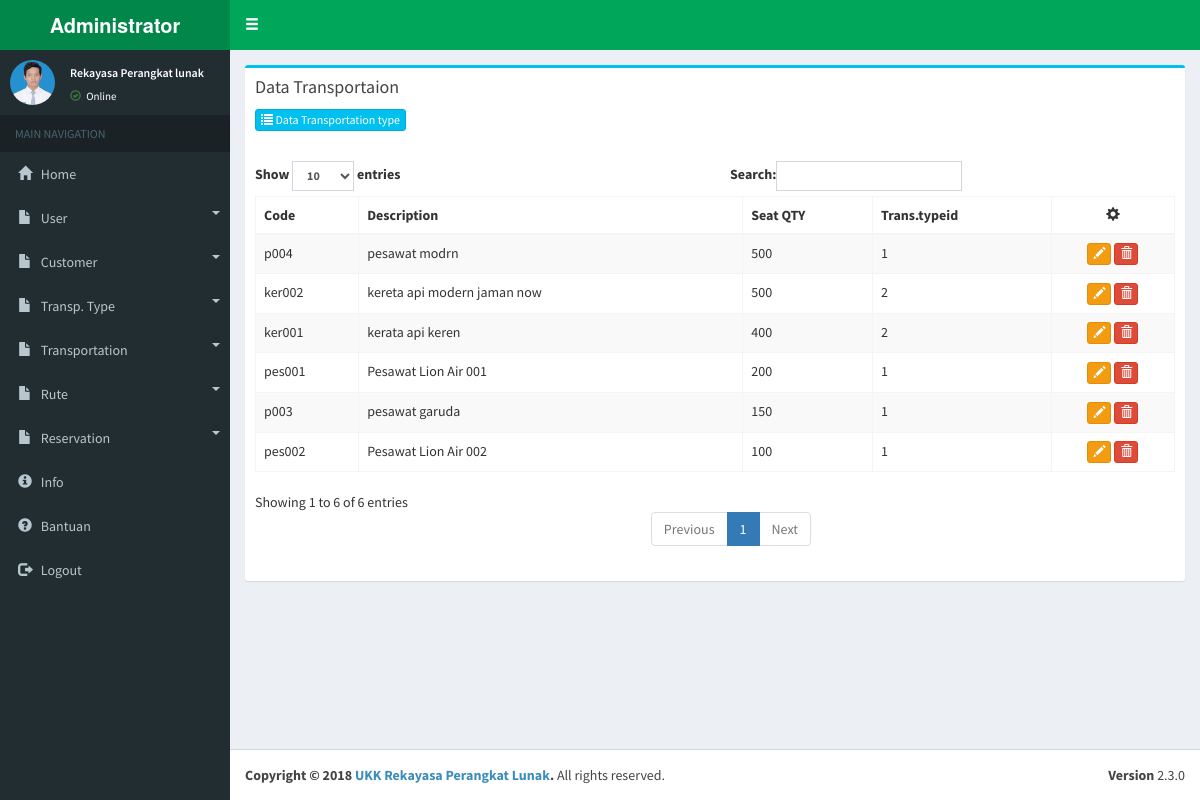
Page /admin/index.php?page=list_transp (signed in) on the committed database.
### tables this page shows
CREATE TABLE IF NOT EXISTS `transportation` (
  `id_transp` int(11) NOT NULL,
  `code` varchar(10) NOT NULL,
  `description` text NOT NULL,
  `seat_qty` int(11) NOT NULL,
  `transportation_typeid` int(11) NOT NULL
);

### admin/data/s-transp.php (the view, shortened to what this page needs)
<div class="row">
	<div class="col-xs-12">
		<div class="box box-info">
			<div class="box-header">
				<h4 class="box-title">Data Transportaion</h4>
				<p><button type="button" class="btn btn-info btn-xs" data-toggle="modal" data-target="#data-jenis"><span class="glyphicon glyphicon-list"></span> Data Transportation type</button></p>
			</div>
			<div class="box-body">
				<table id="example1" class="table table-bordered table-striped">
					<thead>
						<tr>
							<th>Code</th>
							<th>Description</th>
							<th>Seat QTY</th>
							<th>Trans.typeid</th>
							<th class="text-center"><span class="glyphicon glyphicon-cog"></span></th>
						</tr>
					</thead>
					<tbody>
						<?php
							$qu = mysqli_query($conn,"select * from transportation order by id_transp desc");
							while ($has = mysqli_fetch_row($qu)) {
								echo "
									<tr>
									<td>$has[1]</td>
									<td>$has[2]</td>
									<td>$has[3]</td>
									<td>$has[4]</td>
									<td class='text-center'>
										<a href='index.php?page=transp&id_transp=$has[0]'><span data-placement='top' data-toggle='tooltip' title='Update'><button type='button' class='btn btn-warning btn-xs' data-toggle='modal' data-target='#update' data-title='Update'><span class='glyphicon glyphicon-pencil'></span></button></span></a>
										<span data-placement='top' data-toggle='tooltip' title='Delete'><button onclick='datadel($has[0],&#39;list_transp&#39;)' type='button' class='btn btn-danger btn-xs' data-toggle='modal' data-target='#myModal' data-title='Delete'><span class='glyphicon glyphicon-trash'></span></button></span>
									</td>
									</tr>
								";
							}
						 ?>
					</tbody>
				</table>
			</div>
		</div>
	</div>
</div>

### admin/index.php (shortened to what this page needs)
<?php
    $conn = mysqli_connect('localhost','root','','tiket_ukk');
 ?>
<!DOCTYPE html>
<html>
<head>
    <link href="//netdna.bootstrapcdn.com/font-awesome/4.0.3/css/font-awesome.min.css" rel="stylesheet">
    <link rel="stylesheet" href="../bootstrap/css/bootstrap.min.css">
    <link rel="stylesheet" href="dist/css/AdminLTE.min.css">
    <link rel="stylesheet" href="dist/css/skins/_all-skins.min.css">
    <link rel="stylesheet" href="dist/css/summernote.css">
</head>
<body class="hold-transition skin-green sidebar-mini">
    <div class="wrapper">
        <header class="main-header">
            <a href="#" class="logo">
                <span class="logo-lg"><b>Administrator</b></span>
            </a>
            <nav class="navbar navbar-static-top" role="navigation">
                <a href="#" class="sidebar-toggle" data-toggle="offcanvas" role="button">
                    <span class="glyphicon glyphicon-menu-hamburger"></span>
                </a>
            </nav>
        </header>
        <?php include'menu.php'; ?>
            <div class="content-wrapper" >
                <section class="content">
                   <?php
                        if (isset($_GET['page'])) {
                            switch ($_GET['page']) {
                                case'list_transp':include'data/s-transp.php';$order=2;break;
                            }
                        }
                    ?>
                </section>
            </div>
            <footer class="main-footer">
                <div class="pull-right hidden-xs">
                    <b>Version</b> 2.3.0
                </div>
                <strong>Copyright &copy; 2018<a href="https://smkn1selong.sch.id/"> UKK Rekayasa Perangkat Lunak</a>.</strong> All rights reserved.
            </footer>
    </div>
</body>
</html>

### admin/menu.php (shortened to what this page needs)
<aside class="main-sidebar">
	<section class="sidebar">
		<div class="user-panel">
			<div class="pull-left image">
				<img src="dist/img/admin1.jpg" class="img-circle" alt="Admin Image">
			</div>
			<div class="pull-left info">
				<p><small><?php echo $_SESSION['fullname']; ?></small></p>
				<a href="#"><i class="glyphicon glyphicon-ok-circle text-success"></i> Online</a>
			</div>
		</div>
		<ul class="sidebar-menu">
			<li class="header">MAIN NAVIGATION</li>
			<li class="treeview">
				<a href="index.php"><i class="glyphicon glyphicon-home"></i><span> Home</span></a>
			</li>
			<li class="treeview">
				<a href="#">
				<i class="glyphicon glyphicon-file"></i><span> User</span>
				<i class="caret pull-right"></i>
				</a>
			</li>
			<li class="treeview">
				<a href="#">
				<i class="glyphicon glyphicon-file"></i><span> Customer</span>
				<i class="caret pull-right"></i>
				</a>
			</li>
			<li class="treeview">
				<a href="#">
				<i class="glyphicon glyphicon-file"></i><span> Transp. Type</span>
				<i class="caret pull-right"></i>
				</a>
			</li>
			<li class="treeview">
				<a href="#">
				<i class="glyphicon glyphicon-file"></i><span> Transportation</span>
				<i class="caret pull-right"></i>
				</a>
			</li>
			<li class="treeview">
				<a href="#">
				<i class="glyphicon glyphicon-file"></i><span> Rute</span>
				<i class="caret pull-right"></i>
				</a>
			</li>
			<li class="treeview">
				<a href="#">
				<i class="glyphicon glyphicon-file"></i><span> Reservation</span>
				<i class="caret pull-right"></i>
				</a>
			</li>
			<li class="treeview">
				<a href="#"><i class="glyphicon glyphicon-info-sign"></i><span> Info</span></a>
			</li>
			<li class="treeview">
				<a href="#"><i class="glyphicon glyphicon-question-sign"></i><span> Bantuan</span></a>
			</li>
			<li class="treeview">
				<a href="logout.php"><i class="glyphicon glyphicon-log-out"></i><span> Logout</span></a>
			</li>
		</ul>
	</section>
</aside>

### rows in the picture
transportation: code "p004", description "pesawat modrn", seat_qty "500", transportation_typeid "1"
transportation: code "p003", description "pesawat garuda", seat_qty "150", transportation_typeid "1"
transportation: code "ker002", description "kereta api modern jaman now", seat_qty "500", transportation_typeid "2"
transportation: code "ker001", description "kerata api keren", seat_qty "400", transportation_typeid "2"
transportation: code "pes002", description "Pesawat Lion Air 002", seat_qty "100", transportation_typeid "1"
transportation: code "pes001", description "Pesawat Lion Air 001", seat_qty "200", transportation_typeid "1"

### other values in the picture
$_SESSION['fullname'] "Rekayasa Perangkat lunak"
